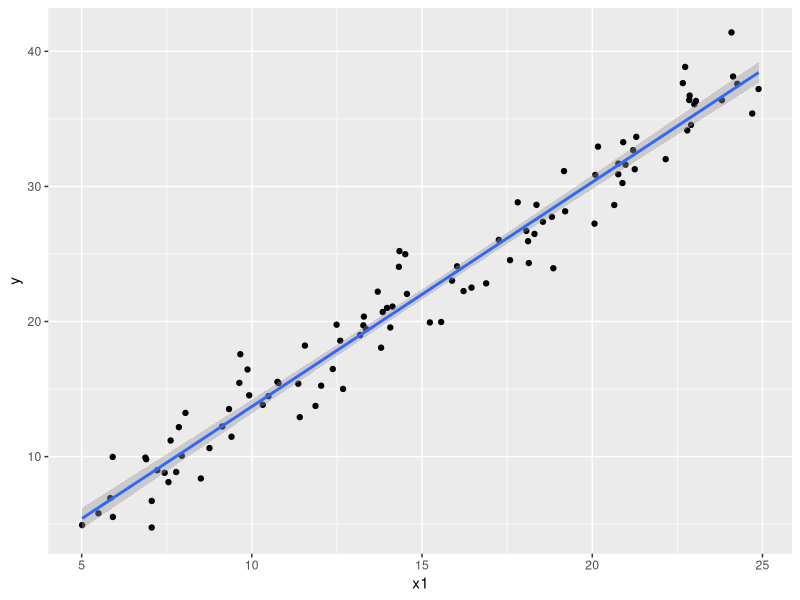
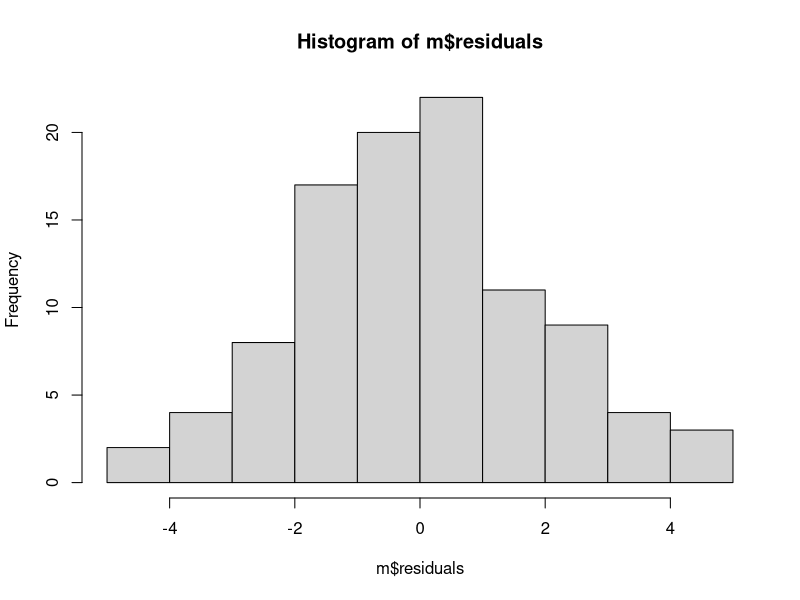
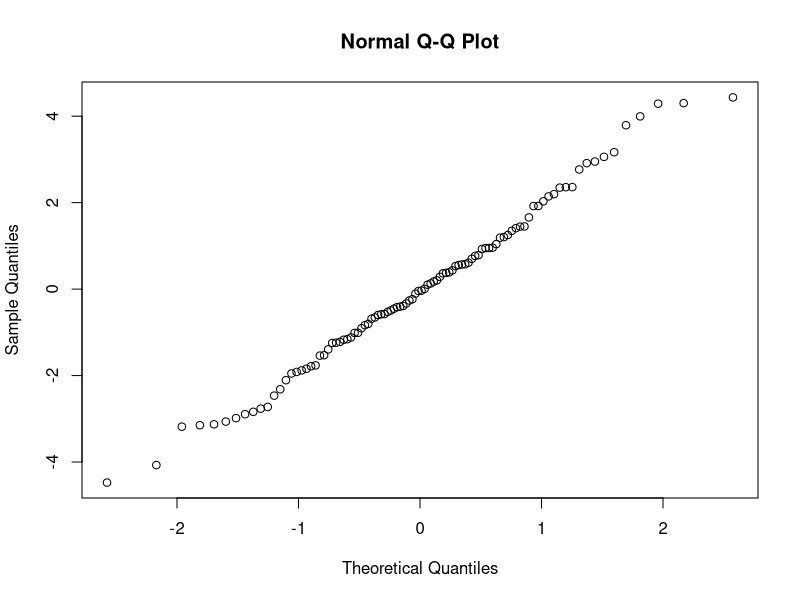

These figures' R source, in order:
# From chapter 2, Mastering Predictive Analytics with R
# Rui Miguel Forte

# Synthetic data for a linear model.
library(ggplot2)

set.seed(123)

nObs         <- 100
x1_min_range <- 5
x1_max_range <- 25

x1 <- runif(nObs, x1_min_range, x1_max_range)

e <- rnorm(nObs,mean=0, sd=2.0)

y <- 1.67 * x1 - 2.93 + e

df <- data.frame(y,x1)

ggplot(data=df,aes(x=x1,y=y))+geom_point()+geom_smooth(method = "lm")

m <- lm(data=df,y~x1)

hist(m$residuals)

qqnorm(m$residuals)

summary(m)

